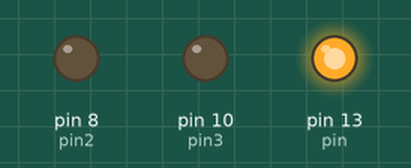
This sketch was run on a simulated Arduino Uno, built with avr-gcc and run on an emulated ATmega328P. Parts: output pins drawn as LEDs (lit = HIGH).

Above: at 0.2 s.
At 1.7 s:
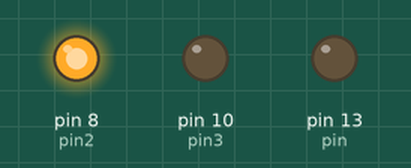
At 3.2 s:
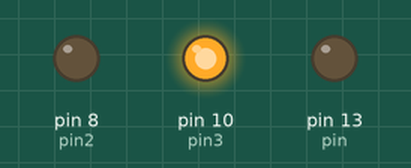
At 4.0 s:
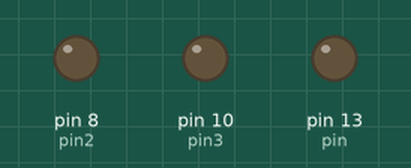
Timing chart, 0 to 5.9 s (numbered marks = the images above):
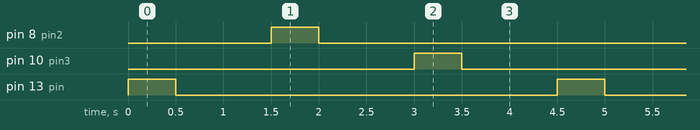

Measured:
- by itself, pin 8 (pin2), pin 10 (pin3), pin 13 (pin): alternates HIGH for 0.50 s and LOW for 4.0 s
- by itself, everything shown: repeats every 4.5 s, in 6 steps

The sketch:

treePin.ino
```cpp
int pin=13;
int pin2=8;
int pin3=10;
void setup() {
  pinMode(pin,OUTPUT);
  pinMode(pin2,OUTPUT);
  pinMode(pin3,OUTPUT);
}

void loop() {
  digitalWrite(pin,HIGH);
  delay(500);
  digitalWrite(pin,LOW);
  delay(1000);

  digitalWrite(pin2,HIGH);
  delay(500);
  digitalWrite(pin2,LOW);
  delay(1000);

  digitalWrite(pin3,HIGH);
  delay(500);
  digitalWrite(pin3,LOW);
  delay(1000);
 //three pins: one high,and other two low
}
```
